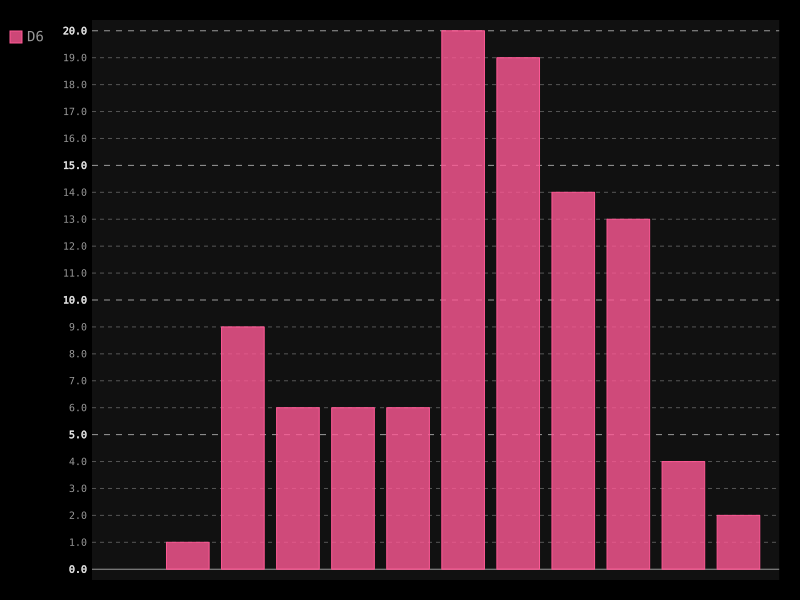

Here is the Python script that generated this plot:
from die import Die
import pygal

die1 = Die()
die2 = Die()
results = []

for roll_num in range(100):
	result1 = die1.roll()
	result2 = die2.roll()
	results.append(result1+result2)



#分析结果
frequencies = []
for value in range(1,2*die1.num_sides+1):
	frequency = results.count(value)
	frequencies.append(frequency)

hist = pygal.Bar()

hist.add('D6',frequencies)
hist.render_to_file('die_visual.svg')
